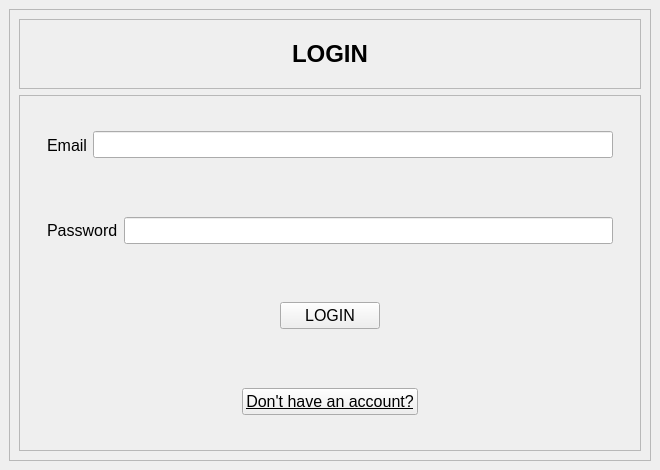
<?xml version="1.0" encoding="UTF-8"?>
<ui version="4.0">
 <class>LOGIN</class>
 <widget class="QMainWindow" name="LOGIN">
  <property name="geometry">
   <rect>
    <x>0</x>
    <y>0</y>
    <width>660</width>
    <height>470</height>
   </rect>
  </property>
  <property name="windowTitle">
   <string>MainWindow</string>
  </property>
  <widget class="QWidget" name="centralwidget">
   <layout class="QVBoxLayout" name="verticalLayout">
    <item>
     <widget class="QFrame" name="frame">
      <property name="frameShape">
       <enum>QFrame::StyledPanel</enum>
      </property>
      <property name="frameShadow">
       <enum>QFrame::Raised</enum>
      </property>
      <layout class="QVBoxLayout" name="verticalLayout_2">
       <item alignment="Qt::AlignTop">
        <widget class="QFrame" name="frame_2">
         <property name="minimumSize">
          <size>
           <width>0</width>
           <height>70</height>
          </size>
         </property>
         <property name="frameShape">
          <enum>QFrame::StyledPanel</enum>
         </property>
         <property name="frameShadow">
          <enum>QFrame::Raised</enum>
         </property>
         <layout class="QVBoxLayout" name="verticalLayout_3">
          <item>
           <widget class="QLabel" name="label">
            <property name="font">
             <font>
              <pointsize>18</pointsize>
              <weight>75</weight>
              <bold>true</bold>
             </font>
            </property>
            <property name="text">
             <string>LOGIN</string>
            </property>
            <property name="alignment">
             <set>Qt::AlignCenter</set>
            </property>
           </widget>
          </item>
         </layout>
        </widget>
       </item>
       <item>
        <widget class="QFrame" name="frame_3">
         <property name="sizePolicy">
          <sizepolicy hsizetype="Preferred" vsizetype="Expanding">
           <horstretch>0</horstretch>
           <verstretch>0</verstretch>
          </sizepolicy>
         </property>
         <property name="frameShape">
          <enum>QFrame::StyledPanel</enum>
         </property>
         <property name="frameShadow">
          <enum>QFrame::Raised</enum>
         </property>
         <layout class="QVBoxLayout" name="verticalLayout_4">
          <item>
           <widget class="QWidget" name="widget" native="true">
            <layout class="QHBoxLayout" name="horizontalLayout">
             <item>
              <widget class="QWidget" name="widget_5" native="true">
               <layout class="QHBoxLayout" name="horizontalLayout_3">
                <item>
                 <widget class="QLabel" name="email_lbl">
                  <property name="font">
                   <font>
                    <pointsize>12</pointsize>
                   </font>
                  </property>
                  <property name="text">
                   <string>Email</string>
                  </property>
                 </widget>
                </item>
                <item>
                 <widget class="QLineEdit" name="email_text">
                  <property name="font">
                   <font>
                    <pointsize>12</pointsize>
                   </font>
                  </property>
                 </widget>
                </item>
               </layout>
              </widget>
             </item>
            </layout>
           </widget>
          </item>
          <item>
           <widget class="QWidget" name="widget_2" native="true">
            <layout class="QHBoxLayout" name="horizontalLayout_2">
             <item>
              <widget class="QWidget" name="widget_6" native="true">
               <property name="font">
                <font>
                 <pointsize>12</pointsize>
                </font>
               </property>
               <layout class="QHBoxLayout" name="horizontalLayout_4">
                <item>
                 <widget class="QLabel" name="pass_lbl">
                  <property name="text">
                   <string>Password</string>
                  </property>
                 </widget>
                </item>
                <item>
                 <widget class="QLineEdit" name="pass_text"/>
                </item>
               </layout>
              </widget>
             </item>
            </layout>
           </widget>
          </item>
          <item alignment="Qt::AlignHCenter">
           <widget class="QWidget" name="widget_4" native="true">
            <layout class="QVBoxLayout" name="verticalLayout_6">
             <item>
              <widget class="QPushButton" name="login_button">
               <property name="minimumSize">
                <size>
                 <width>100</width>
                 <height>0</height>
                </size>
               </property>
               <property name="font">
                <font>
                 <pointsize>12</pointsize>
                </font>
               </property>
               <property name="text">
                <string>LOGIN</string>
               </property>
              </widget>
             </item>
            </layout>
           </widget>
          </item>
          <item alignment="Qt::AlignHCenter">
           <widget class="QWidget" name="widget_3" native="true">
            <layout class="QVBoxLayout" name="verticalLayout_5">
             <item>
              <widget class="QPushButton" name="signup_button">
               <property name="font">
                <font>
                 <pointsize>12</pointsize>
                 <underline>true</underline>
                </font>
               </property>
               <property name="text">
                <string>Don't have an account?</string>
               </property>
              </widget>
             </item>
            </layout>
           </widget>
          </item>
         </layout>
        </widget>
       </item>
      </layout>
     </widget>
    </item>
   </layout>
  </widget>
 </widget>
 <resources/>
 <connections/>
</ui>
